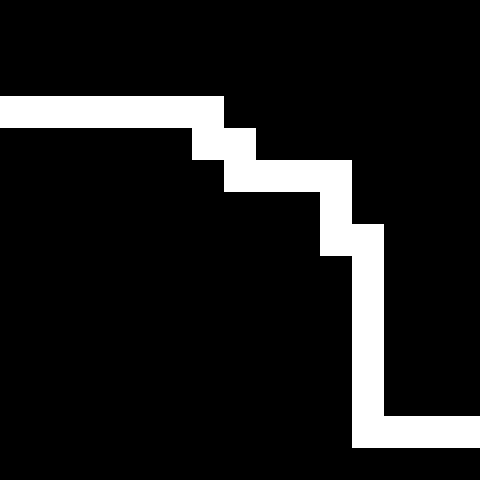

This game map was drawn from its Tiled (.tmx) file and the tilesets committed beside it. A one-line description and the full map source follow:
An orthogonal 15x15 tile map with 32x32 px tiles, 1 tile layer (Tile Layer 1).

<map version="1.0" orientation="orthogonal" renderorder="right-down" width="15" height="15" tilewidth="32" tileheight="32" nextobjectid="1">
 <tileset firstgid="1" name="Basic" tilewidth="32" tileheight="32" tilecount="2" columns="2">
  <image source="Untitled.png" width="64" height="32" />
 </tileset>
 <layer name="Tile Layer 1" width="15" height="15">
  <data encoding="csv">
1,1,1,1,1,1,1,1,1,1,1,1,1,1,1,
1,1,1,1,1,1,1,1,1,1,1,1,1,1,1,
1,1,1,1,1,1,1,1,1,1,1,1,1,1,1,
2,2,2,2,2,2,2,1,1,1,1,1,1,1,1,
1,1,1,1,1,1,2,2,1,1,1,1,1,1,1,
1,1,1,1,1,1,1,2,2,2,2,1,1,1,1,
1,1,1,1,1,1,1,1,1,1,2,1,1,1,1,
1,1,1,1,1,1,1,1,1,1,2,2,1,1,1,
1,1,1,1,1,1,1,1,1,1,1,2,1,1,1,
1,1,1,1,1,1,1,1,1,1,1,2,1,1,1,
1,1,1,1,1,1,1,1,1,1,1,2,1,1,1,
1,1,1,1,1,1,1,1,1,1,1,2,1,1,1,
1,1,1,1,1,1,1,1,1,1,1,2,1,1,1,
1,1,1,1,1,1,1,1,1,1,1,2,2,2,2,
1,1,1,1,1,1,1,1,1,1,1,1,1,1,1
</data>
 </layer>
</map>
